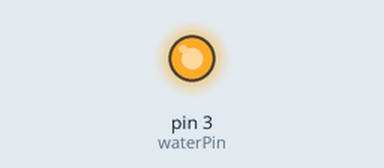
Recording of a sketch running on a simulated Arduino Uno, built with avr-gcc and run on an emulated ATmega328P. Shown: output pins drawn as LEDs (lit = HIGH).

Above: at 0.05 s.
Timing chart, 0 to 3.0 s (numbered marks = the images above):
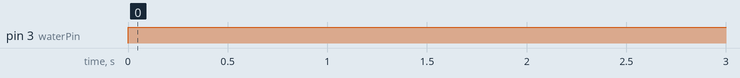

The sketch:

WaterEmulator.ino
```cpp
/*
 * Name: Akshath Jain
 * Date: 9/22/18
 * Purpose: emulate water flow (pretty much just make the generator speed change every now and then)
 */

int waterPin = 3;

void setup() {
  // put your setup code here, to run once:
  Serial.begin(9600);
  pinMode(waterPin, OUTPUT);
}

void loop() {
  // put your main code here, to run repeatedly:
  digitalWrite(waterPin, HIGH);
  delay(1000);
  digitalWrite(waterPin, LOW);
}
```

Measured:
- by itself, pin 3 (waterPin): LOW → HIGH at 0.00 s
